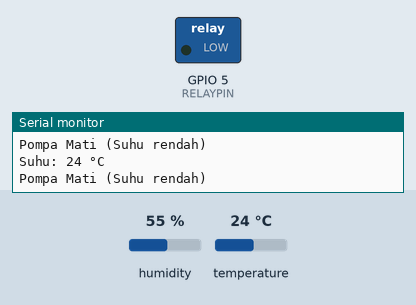
Recording of a sketch running on a simulated ESP32. Shown: switched loads named in the sketch (green lamp = pin HIGH), the last lines printed to the serial monitor. The inputs (shaded band) are chosen by the test bench; at power-on: temperature 24 °C, humidity 55 %.

Above: at 2.8 s.
2.9 s: temperature set to 29.5 °C
5.6 s: temperature set to 30.6 °C
At 7.5 s:
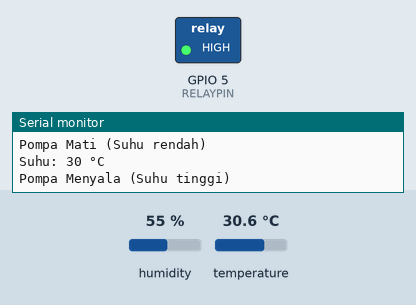
8.3 s: temperature set to 12 °C
At 10.9 s:
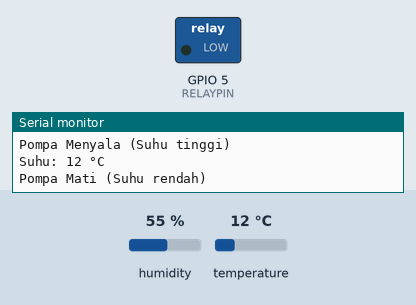
11.5 s: temperature set to 33 °C
At 12.6 s:
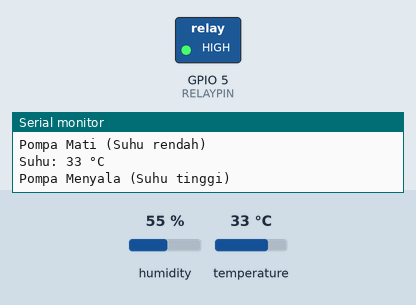
Timing chart, 0 to 14.5 s (numbered marks = the images above; inputs shaded):
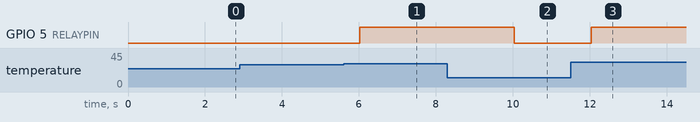

The sketch:

sketch.ino
```cpp
#include <DHT.h>  // Library sensor suhu

// Pin konfigurasi
#define DHTPIN 15         // Pin sensor DHT22 terhubung ke GPIO 15
#define DHTTYPE DHT22     // Menggunakan sensor DHT22
#define RELAYPIN 5        // Pin relay terhubung ke GPIO 5

DHT dht(DHTPIN, DHTTYPE);

// Variabel
int suhu;
int ambangSuhu = 30;      // Ambang suhu untuk menyalakan pompa

void setup() {
  // Inisialisasi Serial Monitor
  Serial.begin(115200);

  // Inisialisasi DHT Sensor
  dht.begin();

  // Inisialisasi Relay
  pinMode(RELAYPIN, OUTPUT);
  digitalWrite(RELAYPIN, LOW);  // Matikan relay di awal
}

void loop() {
  // Membaca suhu dari sensor
  suhu = dht.readTemperature();

  // Menampilkan suhu di Serial Monitor
  Serial.print("Suhu: ");
  Serial.print(suhu);
  Serial.println(" °C");

  // Logika kontrol penyiraman
  if (suhu >= ambangSuhu) {
    digitalWrite(RELAYPIN, HIGH);  // Nyalakan pompa jika suhu tinggi
    Serial.println("Pompa Menyala (Suhu tinggi)");
  } else {
    digitalWrite(RELAYPIN, LOW);   // Matikan pompa jika suhu rendah
    Serial.println("Pompa Mati (Suhu rendah)");
  }

  delay(2000);  // Tunggu 2 detik sebelum loop ulang
}
```

Measured:
- the behaviour switches between 29.9 and 30 °C on temperature (found by bisection; images 0 and 1)
- after the input at 5.6 s, GPIO 5 (RELAYPIN): LOW → HIGH after 0.42 s
- after the input at 8.3 s, GPIO 5 (RELAYPIN): HIGH → LOW after 1.7 s
- after the input at 11.5 s, GPIO 5 (RELAYPIN): LOW → HIGH after 0.54 s
